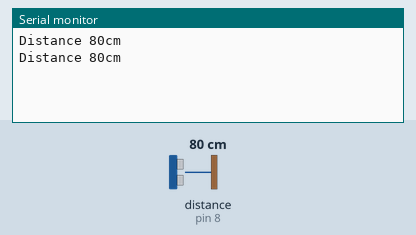
Recording of a sketch running on a simulated Arduino Uno, built with avr-gcc and run on an emulated ATmega328P. Parts: the last lines printed to the serial monitor. Inputs (shaded band) come from the test bench; at power-on: distance to the obstacle (sensor on pin 8) 80 cm. The echo pulse lasts 58.3 µs per cm.

Above: at 2.8 s.
2.9 s: distance to the obstacle (sensor on pin 8) set to 2 cm
At 4.5 s:
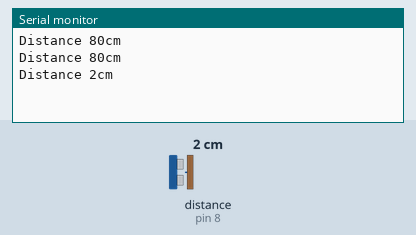
5.6 s: distance to the obstacle (sensor on pin 8) set to 4 cm
At 7.3 s:
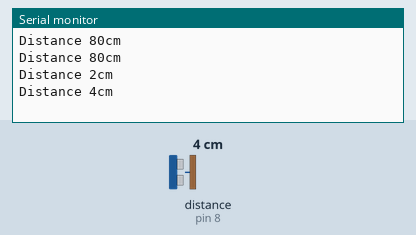
Timing chart, 0 to 8.8 s (numbered marks = the images above; inputs shaded):
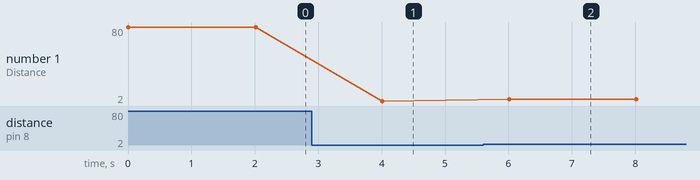

Measured:
- after the input at 2.9 s, the serial monitor: prints a new line after 1.1 s (image 1)
- after the input at 5.6 s, the serial monitor: prints a new line after 0.41 s (image 2)
- plotted number 1: 80 → 2 after the input at 2.9 s, 2 → 4 after the input at 5.6 s

The sketch:

teste_sensor_distancia.ino
```cpp
#include <Ultrasonic.h>

Ultrasonic sensor(9,8,30000); // (Trig pin, Echo pin, maximum distance unit is us) That is, 30000us = about 5 meters

int distance = 0; //Declare a variable to store the distance.

void setup() {

Serial.begin(9600); //Initialize the serial port.

}

void loop() {

  distance = sensor.Ranging(CM); // Measure the distance and store it in the distance variable.
  Serial.print("Distance "); // Print "Distance" to the serial monitor.
  Serial.print(distance); // Prints the value stored in the distance variable.
  Serial.println("cm"); // Prints centimeters.
  delay (2000); // Delay for 2 seconds and repeat again.

}
```
